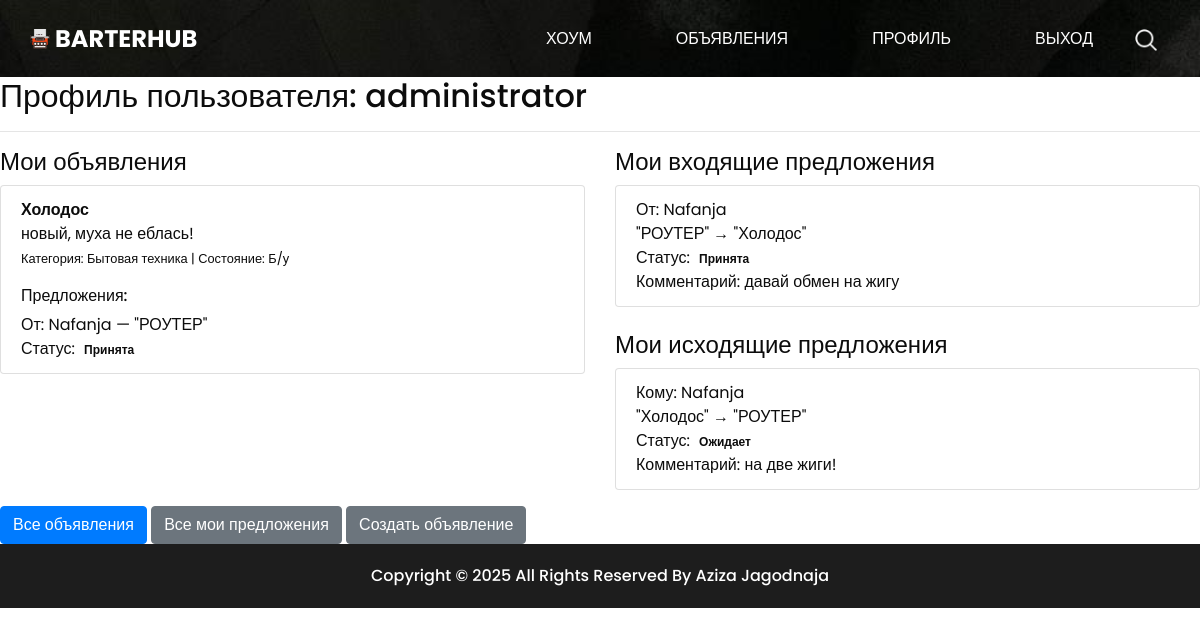
Screenshot of /profile/ (signed in) with the database file from the repository.
### ads/models.py (models this page shows, shortened)
class Ad(models.Model):
    CONDITION_CHOICES = [
        ('new', 'Новый'),
        ('used', 'Б/у')
    ]
    user = models.ForeignKey(User, on_delete=models.CASCADE)
    title = models.CharField('Наименование', max_length=255)
    description = models.TextField('Описание')
    image_url = models.URLField('URL изображения', blank=True, null=True)
    category = models.CharField('Категория', max_length=100)
    condition = models.CharField('Состояние', max_length=10, choices=CONDITION_CHOICES)
    created_at = models.DateTimeField('Дата создания', auto_now_add=True)

class ExchangeProposal(models.Model):
    STATUS_CHOICES = [
        ('pending', 'Ожидает'),
        ('accepted', 'Принята'),
        ('rejected', 'Отклонена')
    ]
    ad_sender = models.ForeignKey(Ad, related_name='sent_proposals', on_delete=models.CASCADE)
    ad_receiver = models.ForeignKey(Ad, related_name='received_proposals', on_delete=models.CASCADE)
    comment = models.TextField(blank=True)
    status = models.CharField(max_length=10, choices=STATUS_CHOICES, default='pending')
    created_at = models.DateTimeField(auto_now_add=True)

### users/views.py (the view)
# urls.py: path('profile/', user_views.profile, name='profile'),
@login_required
def profile(request):
    user = request.user
    user_ads = Ad.objects.filter(user=user).prefetch_related('received_proposals', 'sent_proposals')
    received_proposals = ExchangeProposal.objects.filter(ad_receiver__user=user).select_related('ad_sender')
    sent_proposals = ExchangeProposal.objects.filter(ad_sender__user=user).select_related('ad_receiver')
    return render(request, 'users/profile.html', {
        'user': user,
        'user_ads': user_ads,
        'received_proposals': received_proposals,
        'sent_proposals': sent_proposals
    })

### users/templates/users/profile.html (shortened to what this page needs)
{% extends "ads/base.html" %}
{% block content %}
<h2>Профиль пользователя: {{ user.username }}</h2>
<hr>
<div class="row">
    <div class="col-md-6">
        <h4>Мои объявления</h4>
        {% if user_ads %}
            <ul class="list-group mb-4">
                {% for ad in user_ads %}
                    <li class="list-group-item">
                        <strong>{{ ad.title }}</strong><br>
                        {{ ad.description|truncatechars:50 }}
                        <p><small>Категория: {{ ad.category }} | Состояние: {{ ad.get_condition_display }}</small></p>
                        {% with proposals=ad.received_proposals.all %}
                            {% if proposals %}
                                <h6>Предложения:</h6>
                                <ul class="list-unstyled">
                                    {% for proposal in proposals %}
                                        <li>
                                            От: {{ proposal.ad_sender.user.username }} —
                                            "{{ proposal.ad_sender.title }}"<br>
                                            Статус:
                                            <span class="badge bg-{{ proposal.status|lower }}">
                                                {{ proposal.get_status_display }}
                                            </span>
                                        </li>
                                    {% endfor %}
                                </ul>
                            {% else %}
                                <small class="text-muted">Нет предложений</small>
                            {% endif %}
                        {% endwith %}
                    </li>
                {% endfor %}
            </ul>
        {% else %}
            <p>У вас пока нет объявлений.</p>
        {% endif %}
    </div>
    <div class="col-md-6">
        <h4>Мои входящие предложения</h4>
        {% if received_proposals %}
            <ul class="list-group mb-4">
                {% for proposal in received_proposals %}
                    <li class="list-group-item">
                        От: {{ proposal.ad_sender.user.username }}<br>
                        "{{ proposal.ad_sender.title }}" → "{{ proposal.ad_receiver.title }}"<br>
                        Статус:
                        <span class="badge bg-{{ proposal.status|lower }}">
                            {{ proposal.get_status_display }}
                        </span>
                        <br>
                        Комментарий: {{ proposal.comment|default:"—" }}
                    </li>
                {% endfor %}
            </ul>
        {% else %}
            <p class="text-muted">Нет входящих предложений.</p>
        {% endif %}
        <h4>Мои исходящие предложения</h4>
        {% if sent_proposals %}
            <ul class="list-group">
                {% for proposal in sent_proposals %}
                    <li class="list-group-item">
                        Кому: {{ proposal.ad_receiver.user.username }}<br>
                        "{{ proposal.ad_sender.title }}" → "{{ proposal.ad_receiver.title }}"<br>
                        Статус:
                        <span class="badge bg-{{ proposal.status|lower }}">
                            {{ proposal.get_status_display }}
                        </span>
                        <br>
                        Комментарий: {{ proposal.comment|default:"—" }}
                    </li>
                {% endfor %}
            </ul>
        {% else %}
            <p class="text-muted">Вы ещё не отправили ни одного предложения.</p>
        {% endif %}
    </div>
</div>
<a href="{% url 'ad_list' %}" class="btn btn-primary mt-3">Все объявления</a>
<a href="{% url 'proposal_list' %}" class="btn btn-secondary mt-3">Все мои предложения</a>
<a href="{% url 'create_ad' %}" class="btn btn-secondary mt-3"> Создать объявление </a>
{% endblock %}

### ads/templates/ads/base.html (shortened to what this page needs)
{% load static %}
<!DOCTYPE html>
<html>
<head>
  <link rel="stylesheet" type="text/css"
    href="https://cdnjs.cloudflare.com/ajax/libs/OwlCarousel2/2.1.3/assets/owl.carousel.min.css" />
  <link rel="stylesheet" href="https://maxcdn.bootstrapcdn.com/font-awesome/4.3.0/css/font-awesome.min.css">
  <link rel="stylesheet" type="text/css" href="{% static 'ads/css/bootstrap.css' %}" />
  <link href="{% static 'ads/css/style.css' %}" rel="stylesheet" />
  <link href="{% static 'ads/css/responsive.css' %}" rel="stylesheet" />
</head>
<body class="sub_page">
  <div class="hero_area">
    <header class="header_section">
      <div class="container">
        <nav class="navbar navbar-expand-lg custom_nav-container pt-3">
          <a class="navbar-brand mr-5" href="{% url 'index' %}">
            <img src="{% static 'ads/images/logo.png' %}">
            <span>
              BARTERHUB
            </span>
          </a>
          <div class="collapse navbar-collapse" id="navbarSupportedContent">
            <div class="d-flex ml-auto flex-column flex-lg-row align-items-center">
              <ul class="navbar-nav ">
                <li class="nav-item active">
                  <a class="nav-link" href="{% url 'index' %}"> ХОУМ <span class="sr-only">(current)</span></a>
                </li>
                <li class="nav-item">
                  <a class="nav-link" href="{% url 'ad_list' %}"> ОБЪЯВЛЕНИЯ </a>
                </li>
                {% if user.is_authenticated %}
                  <li class="nav-item">
                    <a class="nav-link" href="{% url 'profile' %}">ПРОФИЛЬ</a>
                  </li>
                  <li class="nav-item">
                    <a class="nav-link" href="{% url 'logout' %}">ВЫХОД</a>
                  </li>
                {% else %}
                  <li class="nav-item">
                    <a class="nav-link" href="{% url 'login' %}">LOG IN / РЕГИСТРАЦИЯ</a>
                  </li>
                {% endif %}
              </ul>
              <form class="form-inline">
                <button class="btn  my-2 my-sm-0 nav_search-btn" type="submit"></button>
              </form>
            </div>
          </div>
        </nav>
      </div>
    </header>
  </div>
    {% block content %}
    {% endblock %}
  <section class="container-fluid footer_section">
    <p>
      Copyright &copy; 2025 All Rights Reserved By Aziza Jagodnaja
    </p>
  </section>
</body>
</html>

### ads/static/ads/css/style.css (style rules this page uses)
body { font-family: 'Poppins', sans-serif; color: #0c0c0c; background-color: #ffffff; }
.hero_area { height: 100vh; background-image: url(../images/hero-bg.jpg); background-size: cover; }
.sub_page .hero_area { height: auto; }
.custom_nav-container.navbar-expand-lg .navbar-nav .nav-item .nav-link { padding: 0px 42px; color: #ffffff; text-align: center; text-transform: uppercase; }
a, a:hover, a:focus { text-decoration: none; }
.btn, .btn:focus { outline: none !important; -webkit-box-shadow: none; box-shadow: none; }
.custom_nav-container .nav_search-btn { background-image: url(../images/search-icon.png); background-size: 22px; background-repeat: no-repeat; background-position-y: 7px; width: 35px; height: 35px; padding: 0; border: none; }
.navbar-brand { display: -webkit-box; display: -ms-flexbox; display: flex; -webkit-box-align: center; -ms-flex-align: center; align-items: center; }
.navbar-brand img { width: 20px; margin-right: 5px; }
.navbar-brand span { font-size: 24px; font-weight: 700; color: #ffffff; text-transform: uppercase; }
.custom_nav-container { z-index: 99999; padding: 15px 0; }
.footer_section { font-weight: 500; -webkit-box-pack: center; -ms-flex-pack: center; justify-content: center; padding: 20px; background-color: #1d1d1d; }
.footer_section p { color: #ffffff; margin: 0; text-align: center; }

### ads/static/ads/css/responsive.css (style rules this page uses)
@media (min-width: 1200px) { .container { max-width: 1170px; } }

### rows the page displays
Ad: title "Холодос", description "новый, муха не еблась!", category "Бытовая техника", condition "Б/у"
ExchangeProposal: ad_sender.user.username "Nafanja", ad_sender "РОУТЕР", status "Принята", ad_receiver "Холодос", comment "давай обмен на жигу"
ExchangeProposal: ad_receiver.user.username "Nafanja", ad_sender "Холодос", ad_receiver "РОУТЕР", status "Ожидает", comment "на две жиги!"

### other values shown
{{ user.username }} "administrator"
